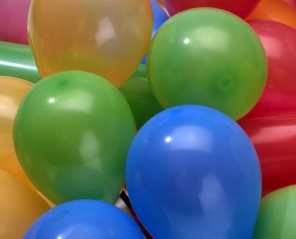
#> input picture BALLOON.bmp, 296 x 239 px, found by its file name
$ python '파란 풍선 찾기.py'
#> lines starting #> are read from the running program, lines starting #| are printed output that depends on the picture; after the words box and inside, x2 and y2 are one past the last pixel; in counts of white or black regions, pixels touching at a corner belong together
import cv2 as cv
import sys
import numpy as np

#%% 이미지 파일 읽기
img = cv.imread('BALLOON.BMP')  # 이미지 파일 읽기
#> img is the input picture: shape (239, 296, 3); mean B, G, R 96.3, 111, 104.7
if img is None:
    sys.exit("No File exists.")  # 파일이 존재하지 않을 경우 프로그램 종료

# 원본 이미지 표시
cv.imshow("Original", img)  # 원본 이미지 보여주기
cv.waitKey()  # 키 입력 대기

#%% BGR에서 HSV로 변환
# cv.cvtColor(img, cv.COLOR_BGR2HSV, dst=dst_hsv) 랑 dst_hsv = cv.cvtColor(img, cv.COLOR_BGR2HSV) 같음
hsv = cv.cvtColor(img, cv.COLOR_BGR2HSV)  # BGR 색상 공간을 HSV 색상 공간으로 변환
#> hsv: shape (239, 296, 3); mean H, S, V 73.9, 169.3, 162.1

# 색상 범위에 따른 마스크 생성
mask = cv.inRange(hsv, (30, 0, 80), (90, 255, 255))   # 지정된 색상 범위에 해당하는 부분을 흰색으로, 나머지는 검은색으로 설정
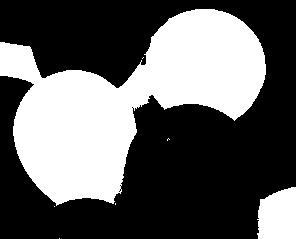
#> mask: shape (239, 296); 37.8% white; 7 white regions (5 under 20 px), largest, box (x1, y1, x2, y2) and area: (0, 9, 266, 206) 25018, (257, 187, 296, 239) 1740
cv.imshow("Mask", mask)  # 생성된 마스크 이미지 보여주기
cv.waitKey()  # 키 입력 대기

#%% 결과 이미지 생성
dst = np.full(img.shape, 255, dtype=np.uint8)  # 흰색 배경으로 채운 배열 생성

# 마스크를 사용하여 원본 이미지에서 검출된 부분만 가져오기
detected = cv.copyTo(img, mask, dst)  # 마스크를 적용하여 원본 이미지에서 검출된 부분만 dst에 복사
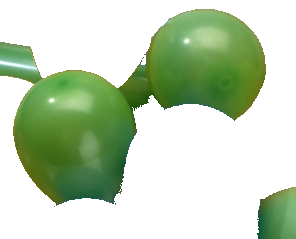
#> detected: shape (239, 296, 3); mean B, G, R 183.4, 211.1, 193
cv.imshow("Result", detected)  # 최종 결과 이미지 보여주기
cv.waitKey()  # 키 입력 대기
cv.destroyAllWindows()  # 모든 OpenCV 윈도우 닫기

$ run again, with peppers.bmp copied over BALLOON.bmp
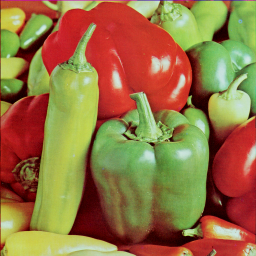
#> input picture peppers.bmp, 256 x 256 px, found by its file name
#> img is the input picture: shape (256, 256, 3); mean B, G, R 66.2, 115.2, 149.4
#> hsv: shape (256, 256, 3); mean H, S, V 41.2, 161.9, 165.3
#> `mask = cv.inRange(hsv, (30, 0, 80), (90, 255, 255))`:
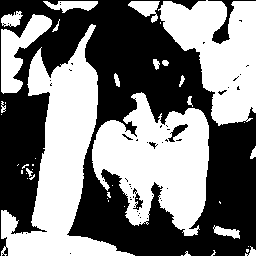
#> mask: shape (256, 256); 49.2% white; 44 white regions (26 under 20 px), largest, box (x1, y1, x2, y2) and area: (1, 24, 135, 256) 11291, (92, 92, 209, 236) 10137, (158, 0, 256, 126) 7391
#> `detected = cv.copyTo(img, mask, dst)`:
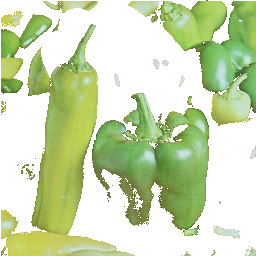
#> detected: shape (256, 256, 3); mean B, G, R 177, 218.9, 203.1

$ run again, with puppy.bmp copied over BALLOON.bmp
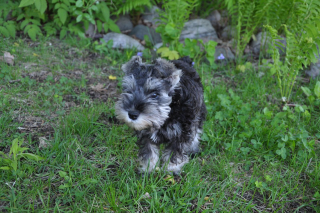
#> input picture puppy.bmp, 320 x 213 px, found by its file name
#> img is the input picture: shape (213, 320, 3); mean B, G, R 73.8, 106.5, 77.2
#> hsv: shape (213, 320, 3); mean H, S, V 66.2, 92.1, 108.8
#> `mask = cv.inRange(hsv, (30, 0, 80), (90, 255, 255))`:
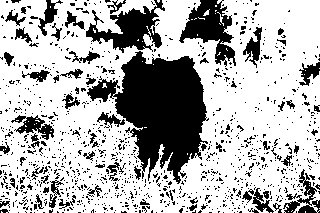
#> mask: shape (213, 320); 70% white; 1073 black regions (1009 under 20 px), largest, box (x1, y1, x2, y2) and area: (87, 51, 209, 184) 8302, (86, 0, 165, 53) 1821, (179, 0, 236, 67) 1749
#> `detected = cv.copyTo(img, mask, dst)`:
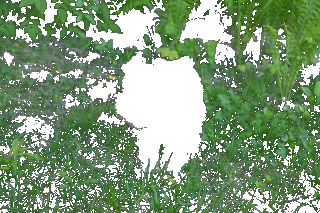
#> detected: shape (213, 320, 3); mean B, G, R 125.6, 158.1, 131.8
